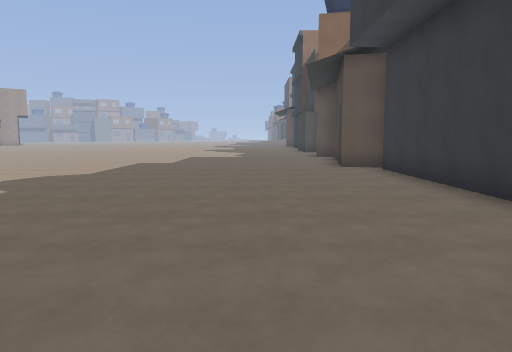
view 1 (above)

24 first-person views from a walk through a Godot game level. The camera is 1.5 m above the floor, tilts 6° down and sees 70° across. The floor is counted in squares, 2 m on a side. Each view is taken from the middle of a square. On the plan, view 1 faces up. The plan holds only what a view shows up to about 11 squares ahead; the rest is blank. The place goes on beyond the plan. Flat picture figures and markers are left out. Surface patterns are stand-ins for the level's own textures.

view 2
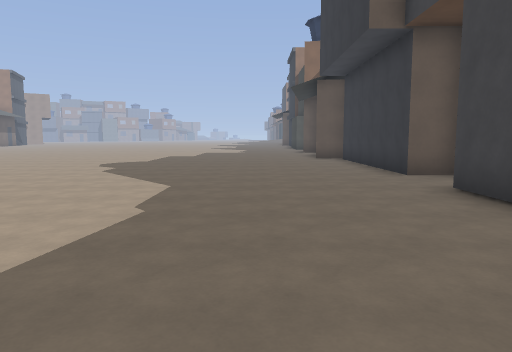

view 3
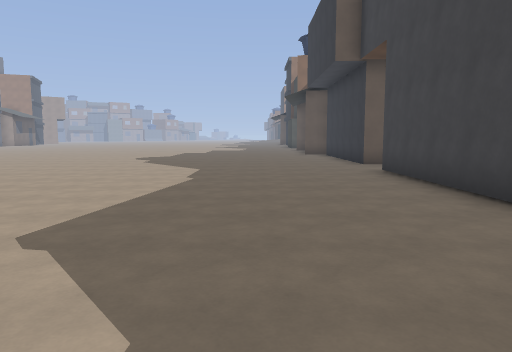

view 4
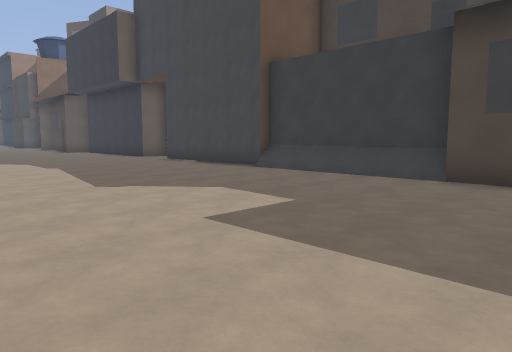

view 5
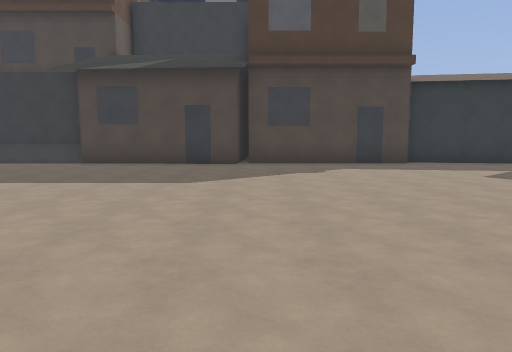

view 6
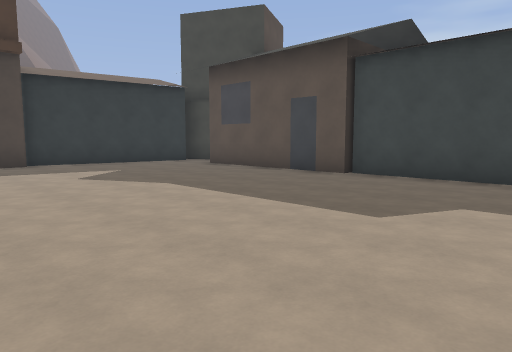

view 7
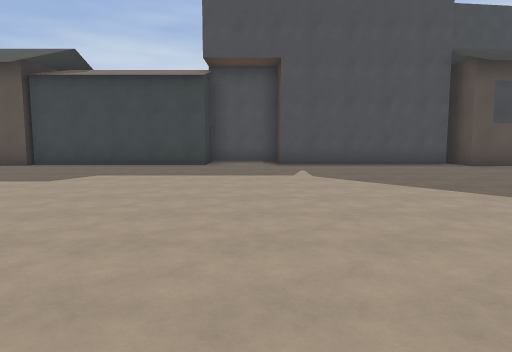

view 8
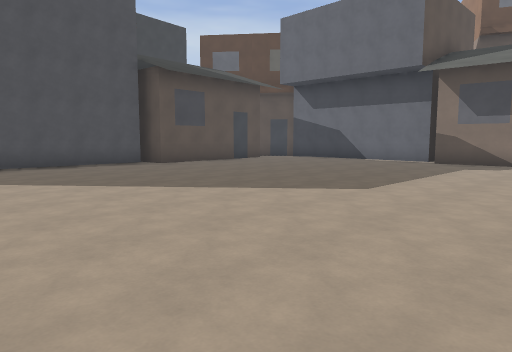

view 9
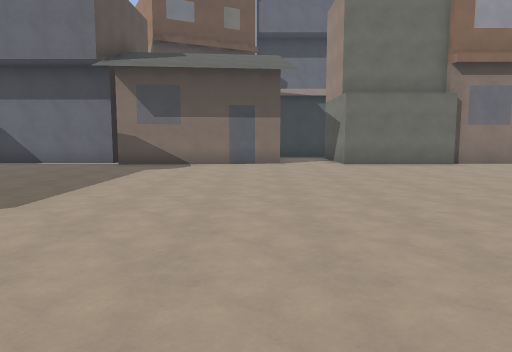

view 10
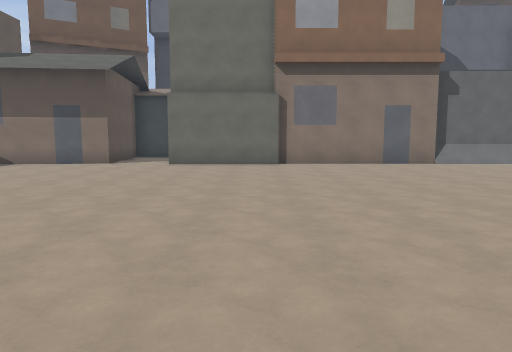

view 11
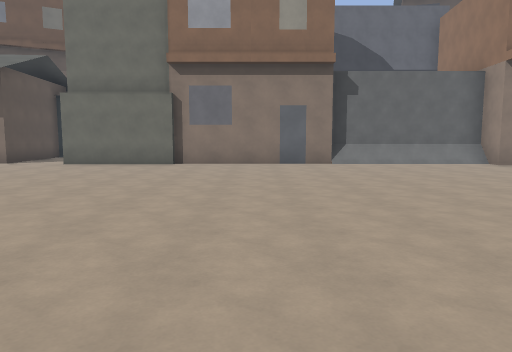

view 12
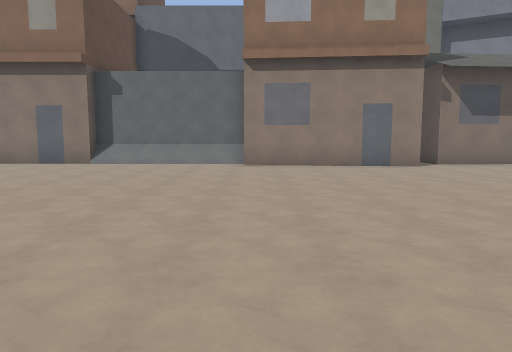

view 13
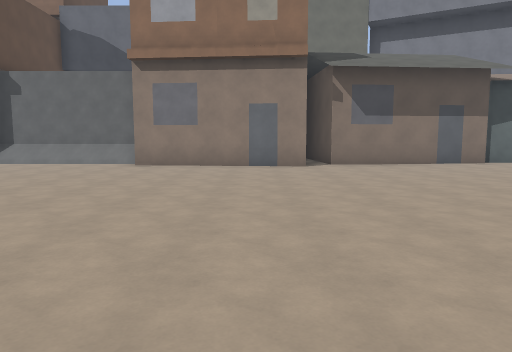

view 14
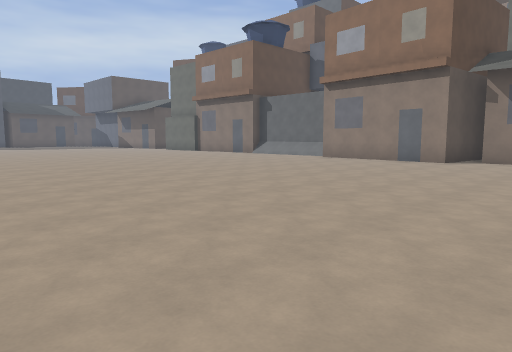

view 15
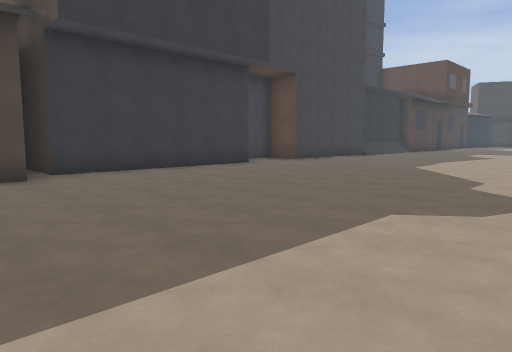

view 16
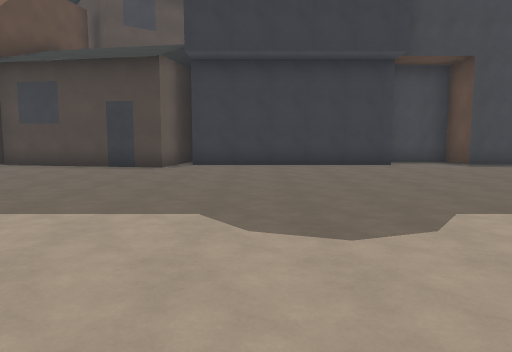

view 17
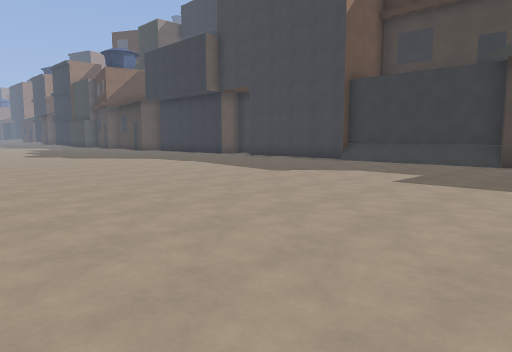

view 18
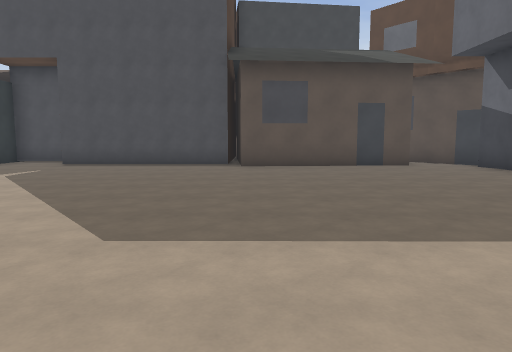

view 19
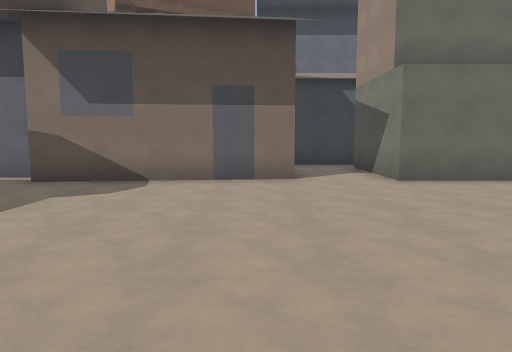

view 20
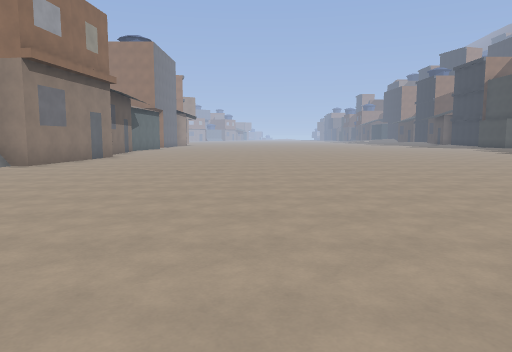

view 21
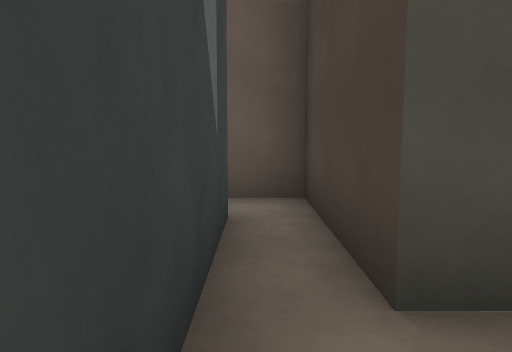

view 22
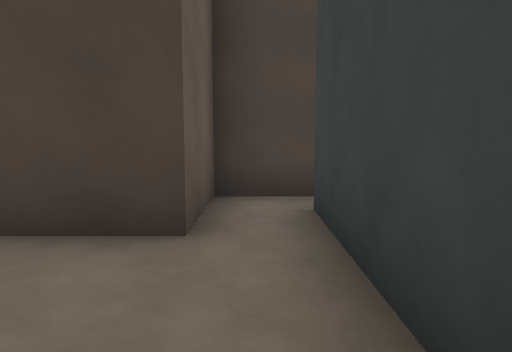

view 23
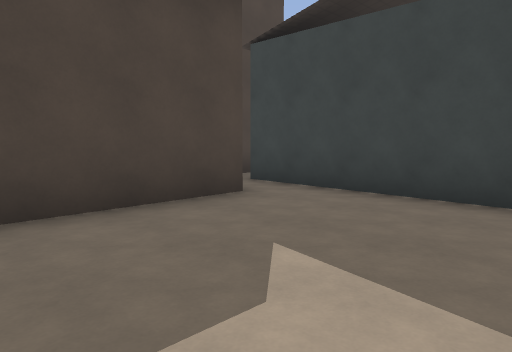

view 24
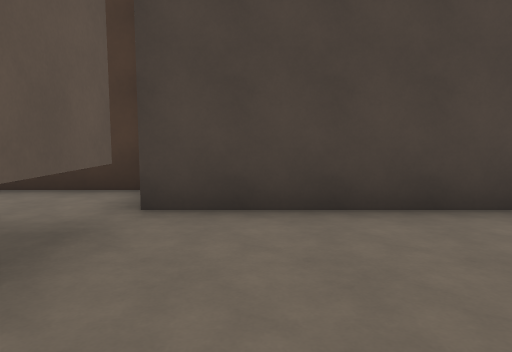

### Floor plan
Points are (right, up) in squares from view 1. A wall is a line through its corners. A room is listed if a view was taken in it or the views show most of it. See-through windows are left out.
Room 1 (views 1, 2, 3, 4, 5, 6, 7, 8, 9, 10, 11, 12, 13, 14, 15, 16, 17, 18, 19, 20, 21)
walls: (-21.4, -6.2) (-21.4, -9.5) (-24.4, -9.5) (-24.4, -7.5); (2.9, -8) (2.9, 1.2) (4.1, 1.2); (3, -7.9) (3, -3.2); (-22.1, -11.3) (-21.7, -11.3) (-21.2, -15.9); (-21.6, 2.8) (-21.6, -6.4); (2.4, -12.5) (2.7, -7.9); (-25.3, -7.6) (-25.3, -11); (4, 3.3) (3, 3.3) (3, 8.7); (-21.9, -16.2) (-21.9, -21.7); (-21.1, 7.4) (-20.6, 7.3) (-21, 2.7) (-21.9, 2.8) (-21.9, -1.8); (-4, -21.8) (0.8, -21.8); (-15.2, -22.1) (-10.7, -22.1) (-10.7, -22.6); (2.9, -17.5) (2.9, -12.8); (-8.6, -23.1) (-8.6, -22.1) (-3.9, -22.1); (-20.2, -22) (-15.6, -21.6); (4, 9.1) (2.2, 9.4) (2.6, 11.5); (2.6, -20.5) (3.1, -17.5); (-21.4, 11.5) (-21.4, 8.1); (-22.5, -22.6) (-22.1, -23.1)
ways out: opening at (-25, -8.5) to room 3
Room 2 (views 22, 23, 24)
walls: (-26.3, -6.5) (-26.3, -1.7); (-29.2, -7.6) (-25.3, -7.6); (-26.9, -1.8) (-28.4, -1.8)
ways out: opening at (-26, -7) to room 3
Room 3 (no view inside)
walls: (-24.4, -7.5) (-24.4, -6.5) (-26.3, -6.5)
ways out: opening at (-25, -8.5) to room 1; opening at (-26, -7) to room 2

Where each view was taken, in squares from view 1:
view 1: 0 up, 0 right, facing up
view 2: 4 down, 0 right, facing up
view 3: 7 down, 0 right, facing up
view 4: 10 down, 4 left, facing up-right
view 5: 13 down, 8 left, facing right
view 6: 15 down, 8 left, facing down-right
view 7: 12 down, 10 left, facing down
view 8: 12 down, 10 left, facing down-left
view 9: 12 down, 11 left, facing left
view 10: 7 down, 11 left, facing left
view 11: 4 down, 11 left, facing left
view 12: 3 up, 11 left, facing left
view 13: 6 up, 11 left, facing left
view 14: 11 up, 9 left, facing down-left
view 15: 11 up, 5 left, facing down-right
view 16: 7 up, 7 left, facing right
view 17: 10 down, 8 left, facing up-right
view 18: 12 down, 16 left, facing down
view 19: 12 down, 15 left, facing left
view 20: 7 down, 15 left, facing up
view 21: 11 down, 25 left, facing up
view 22: 7 down, 29 left, facing right
view 23: 3 down, 30 left, facing down-right
view 24: 3 down, 30 left, facing right
